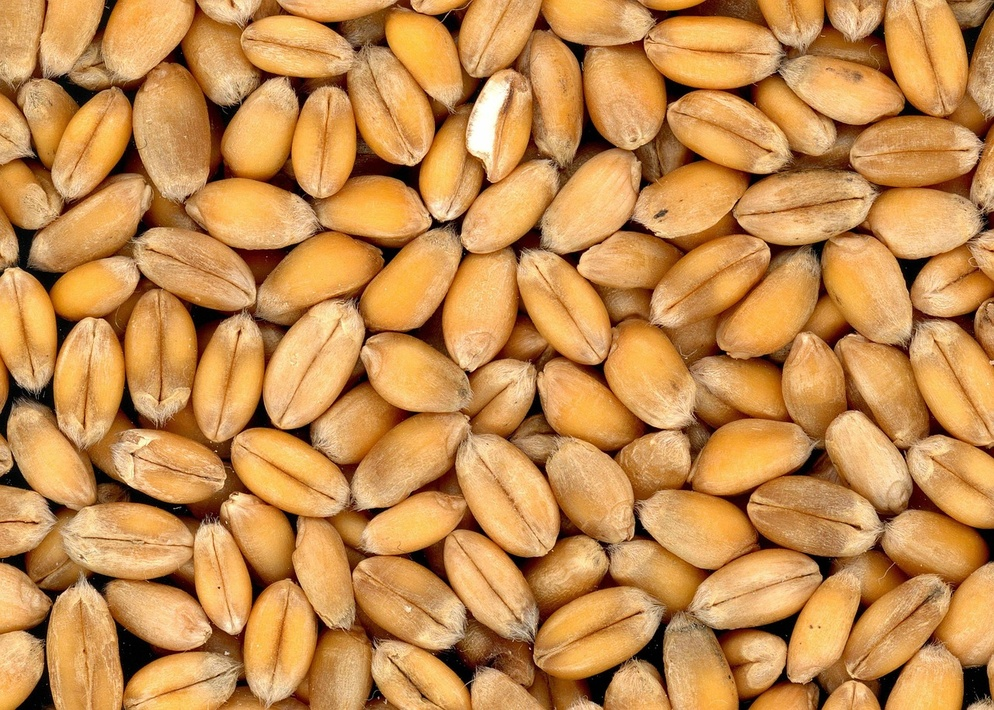
%> input picture Shannon Fano/wheat.jpg, 994 x 710 px, shrunk from 1280 x 914 before the run
$ octave Shannon_fano.m   (GNU Octave 9; MATLAB toolbox functions it lacks are replaced by stand-ins)
%> lines starting %> are read from the running program, lines starting %| are printed output that depends on the picture; long printed decimals are rounded
clc;
clear;
close all;

%% Start computational time
tic;

%% Read Image
img = imread('wheat.jpg');
%> img is the input picture: size 710x994x3 uint8; mean R, G, B 196.9, 140.7, 78.9

if size(img,3) == 3
    img = rgb2gray(img);
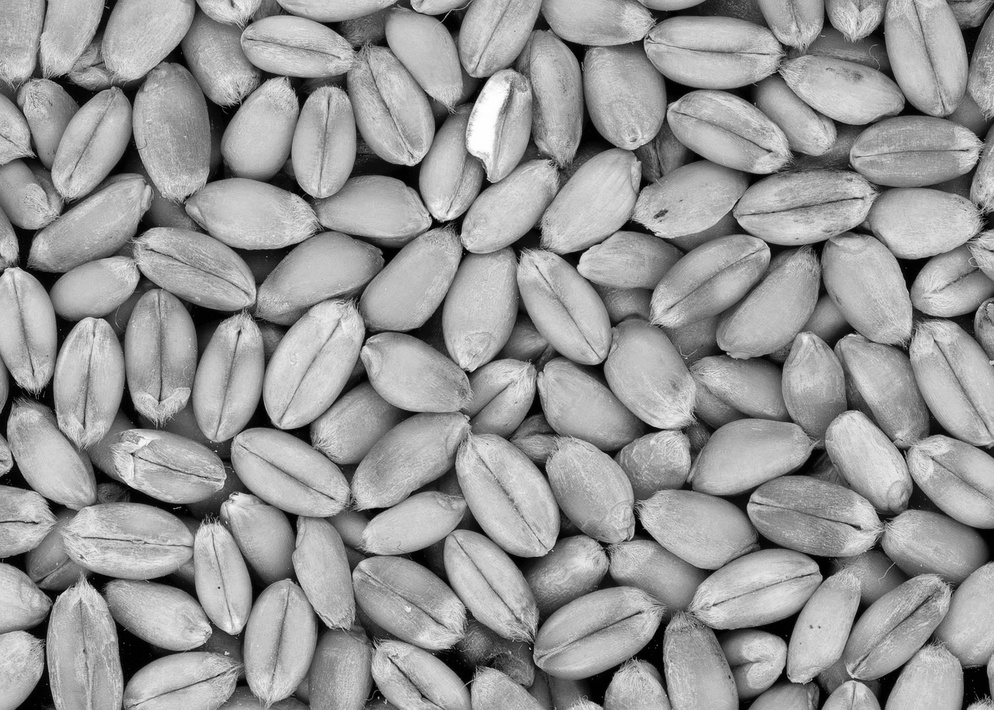
%> img: size 710x994 uint8; min 0, max 255, mean 150.5
end

[rows, cols] = size(img);
%> rows = 710; cols = 994
totalPixels = numel(img);
%> totalPixels = 705740

fprintf('       SHANNON-FANO IMAGE COMPRESSION\n');
fprintf('\nImage Information:\n');
fprintf('Image Size       : %d x %d pixels\n', rows, cols);
%| Image Size       : 710 x 994 pixels
fprintf('Total Pixels     : %d\n', totalPixels);
%| Total Pixels     : 705740
fprintf('Bits per Pixel   : 8\n');
fprintf('Original Size    : %d bits\n', totalPixels * 8);
%| Original Size    : 5645920 bits

%% Histogram
[counts, grayLevels] = imhist(img);
%> counts = 256 values, max 9699 at index 195, min 30 at index 247, mean 2756.8; grayLevels = 256 values from 0 to 255

% Remove zero-frequency gray levels
idx = counts > 0;
%> idx = 256 logical values, 256 true
symbols = grayLevels(idx);
%> symbols = 256 values from 0 to 255
freq = counts(idx);
%> freq has the same summary as counts

%% Calculate probabilities
prob = freq / totalPixels;
%> prob = 256 values, max 0.0137 at index 195, min 4.25e-05 at index 247, mean 0.00391

%% Sort according to decreasing probability
[prob, order] = sort(prob, 'descend');
%> prob = 256 values, max 0.0137 at index 1, min 4.25e-05 at index 256, mean 0.00391; order = 256 values, max 256 at index 253, min 1 at index 224, mean 128.5

symbols = symbols(order);
%> symbols = 256 values, max 255 at index 253, min 0 at index 224, mean 127.5
freq = freq(order);
%> freq = 256 values, max 9699 at index 1, min 30 at index 256, mean 2756.8

%% Generate Shannon-Fano codes

codes = cell(length(symbols),1);
codes = shannonFano(prob, codes, 1, length(symbols));
%> in shannonFano, `total = sum(prob(first:last));`: total = 1
%> the loop in shannonFano, `for i = first:last-1` made 255 passes
%> (cumulative, difference, minDiff) on passes 1 to 12: (0.0137, 0.486, 0.486), (0.0274, 0.473, 0.473), (0.0409, 0.459, 0.459), (0.0542, 0.446, 0.446), (0.0673, 0.433, 0.433), (0.0802, 0.42, 0.42), (0.0931, 0.407, 0.407), (0.106, 0.394, 0.394), (0.119, 0.381, 0.381), (0.131, 0.369, 0.369), (0.144, 0.356, 0.356), (0.156, 0.344, 0.344)
%> (cumulative, difference) on passes 47 to 52: (0.507, 0.0075), (0.515, 0.0151), (0.523, 0.0227), (0.53, 0.03), (0.537, 0.0372), (0.544, 0.0444)
%> the loop in shannonFano, `for i = first:split` made 46 passes
%> after the loop in shannonFano, `for i = first:split`: codes = 256 items
%> the loop in shannonFano (call 2), `for i = first:last-1` made 45 passes
%> (cumulative, difference, minDiff) on passes 1 to 12: (0.0137, 0.236, 0.236), (0.0274, 0.223, 0.223), (0.0409, 0.209, 0.209), (0.0542, 0.196, 0.196), (0.0673, 0.183, 0.183), (0.0802, 0.17, 0.17), (0.0931, 0.157, 0.157), (0.106, 0.144, 0.144), (0.119, 0.131, 0.131), (0.131, 0.119, 0.119), (0.144, 0.106, 0.106), (0.156, 0.0936, 0.0936)
%> (cumulative, difference) on passes 21 to 26: (0.263, 0.0126), (0.274, 0.0236), (0.284, 0.0345), (0.295, 0.0455), (0.306, 0.0563), (0.317, 0.0669)
%> the loop in shannonFano (call 2), `for i = first:split` made 20 passes
%> the loop in shannonFano (call 2), `for i = split+1:last` made 26 passes
%> codes = 256 items

%% Display Table
fprintf('\nGray Level | Frequency | Probability | Code\n');
for i = 1:length(symbols)

    fprintf('%10d  %9d  %11.5f  %s\n', ...
        symbols(i), freq(i), prob(i), codes{i});

end
%> this loop made 256 passes
%|        194       9699      0.01374  000000
%|        195       9616      0.01363  000001
%|        193       9558      0.01354  000010
%|        196       9352      0.01325  0000110
%|        192       9252      0.01311  0000111
%|        191       9132      0.01294  000100
%|        197       9088      0.01288  000101
%|        190       9075      0.01286  000110
%> (further printed lines are left out)

%% Code Length
codeLength = cellfun(@length, codes);
%> codeLength = 256 values, max 15 at index 250, min 6 at index 1, mean 8.93

%% Average Code Length
avgLength = sum(prob .* codeLength);
%> avgLength = 7.47

%% Entropy
entropyValue = -sum(prob .* log2(prob));
%> entropyValue = 7.41

%% Original Bits
originalBits = totalPixels * 8;
%> originalBits = 5645920

%% Compressed Bits
compressedBits = sum(freq .* codeLength);
%> compressedBits = 5269361

%% Compression Ratio
compressionRatio = originalBits / compressedBits;
%> compressionRatio = 1.07

%% Percentage Compression
compressionPercentage = ...
    (1 - compressedBits/originalBits) * 100;
%> compressionPercentage = 6.67

%% Redundancy
redundancy = avgLength - entropyValue;
%> redundancy = 0.0597

%% Display Computational Results
fprintf('\n        COMPUTATIONAL RESULTS\n');

fprintf('\nNumber of Symbols       : %d\n', length(symbols));
%| Number of Symbols       : 256

fprintf('Entropy                 : %.5f bits/pixel\n', ...
    entropyValue);
%| Entropy                 : 7.407 bits/pixel

fprintf('Average Code Length     : %.5f bits/pixel\n', ...
    avgLength);
%| Average Code Length     : 7.466 bits/pixel

fprintf('Original Bits           : %d bits\n', ...
    originalBits);
%| Original Bits           : 5645920 bits

fprintf('Compressed Bits         : %d bits\n', ...
    compressedBits);
%| Compressed Bits         : 5269361 bits

fprintf('Bits Saved              : %d bits\n', ...
    originalBits - compressedBits);
%| Bits Saved              : 376559 bits

fprintf('Compression Ratio       : %.5f\n', ...
    compressionRatio);
%| Compression Ratio       : 1.071

fprintf('Compression Percentage  : %.2f %%\n', ...
    compressionPercentage);
%| Compression Percentage  : 6.67 %

fprintf('Coding Redundancy       : %.5f bits/pixel\n', ...
    redundancy);
%| Coding Redundancy       : 0.05972 bits/pixel

%% Execution Time
executionTime = toc;

fprintf('\nExecution Time          : %.6f seconds\n', ...
    executionTime);


function codes = shannonFano(prob, codes, first, last)

    % If only one symbol is present
    if first == last

        if isempty(codes{first})
            codes{first} = '0';
        end

        return;
    end

    % Total probability of current group
    total = sum(prob(first:last));

    cumulative = 0;
    minDiff = inf;
    split = first;

    % Find division point closest to half
    for i = first:last-1

        cumulative = cumulative + prob(i);

        difference = abs(total/2 - cumulative);

        if difference < minDiff

            minDiff = difference;
            split = i;

        end
    end

    % Assign 0 to first group
    for i = first:split
        codes{i} = [codes{i} '0'];
    end

    % Assign 1 to second group
    for i = split+1:last
        codes{i} = [codes{i} '1'];
    end

    % Recursively divide first group
    codes = shannonFano(prob, codes, first, split);

    % Recursively divide second group
    codes = shannonFano(prob, codes, split+1, last);

end
